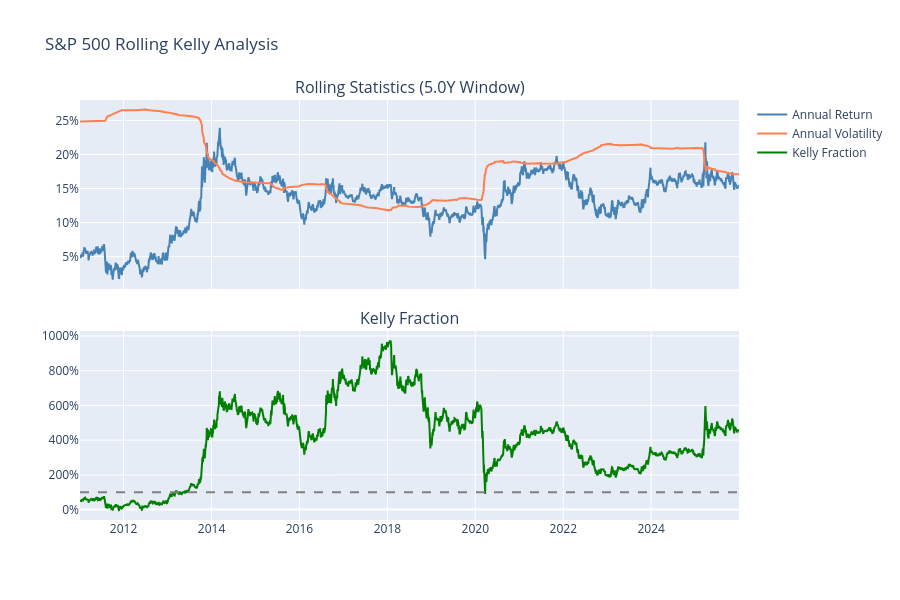

Notebook code cell kept with this figure:
### Code cell
fig.update_yaxes(tickformat=".0%", row=1, col=1)
fig.update_yaxes(tickformat=".0%", row=2, col=1)
fig.update_layout(height=600, title="S&P 500 Rolling Kelly Analysis")
fig.show()

print("\nKelly Fraction Statistics:")
print(f"  Mean: {np.mean(kelly_values):.1%}")
print(f"  Std:  {np.std(kelly_values):.1%}")
print(f"  Min:  {np.min(kelly_values):.1%}")
print(f"  Max:  {np.max(kelly_values):.1%}")

### Figure 1 — Plotly figure (JSON) as saved in the notebook; plotly's stock layout.template omitted (floating-point values rounded to 4 significant figures; data arrays with more than 128 entries replaced by an {"elided": "..."} marker saying what was removed)
{"data": [{"line": {"color": "steelblue"}, "name": "Annual Return", "type": "scatter", "x": {"elided": "3771 str values"}, "xaxis": "x", "y": {"elided": "3771 float values"}, "yaxis": "y"}, {"line": {"color": "coral"}, "name": "Annual Volatility", "type": "scatter", "x": {"elided": "3771 str values"}, "xaxis": "x", "y": {"elided": "3771 float values"}, "yaxis": "y"}, {"line": {"color": "green"}, "name": "Kelly Fraction", "type": "scatter", "x": {"elided": "3771 str values"}, "xaxis": "x2", "y": {"elided": "3771 float values"}, "yaxis": "y2"}], "layout": {"annotations": [{"font": {"size": 16}, "showarrow": false, "text": "Rolling Statistics (5.0Y Window)", "x": 0.5, "xanchor": "center", "xref": "paper", "y": 1.0, "yanchor": "bottom", "yref": "paper"}, {"font": {"size": 16}, "showarrow": false, "text": "Kelly Fraction", "x": 0.5, "xanchor": "center", "xref": "paper", "y": 0.45, "yanchor": "bottom", "yref": "paper"}], "height": 600, "shapes": [{"line": {"color": "gray", "dash": "dash"}, "type": "line", "x0": 0, "x1": 1, "xref": "x2 domain", "y0": 1.0, "y1": 1.0, "yref": "y2"}], "title": {"text": "S&P 500 Rolling Kelly Analysis"}, "xaxis": {"anchor": "y", "domain": [0.0, 1.0], "matches": "x2", "showticklabels": false}, "xaxis2": {"anchor": "y2", "domain": [0.0, 1.0]}, "yaxis": {"anchor": "x", "domain": [0.55, 1.0], "tickformat": ".0%"}, "yaxis2": {"anchor": "x2", "domain": [0.0, 0.45], "tickformat": ".0%"}}}
